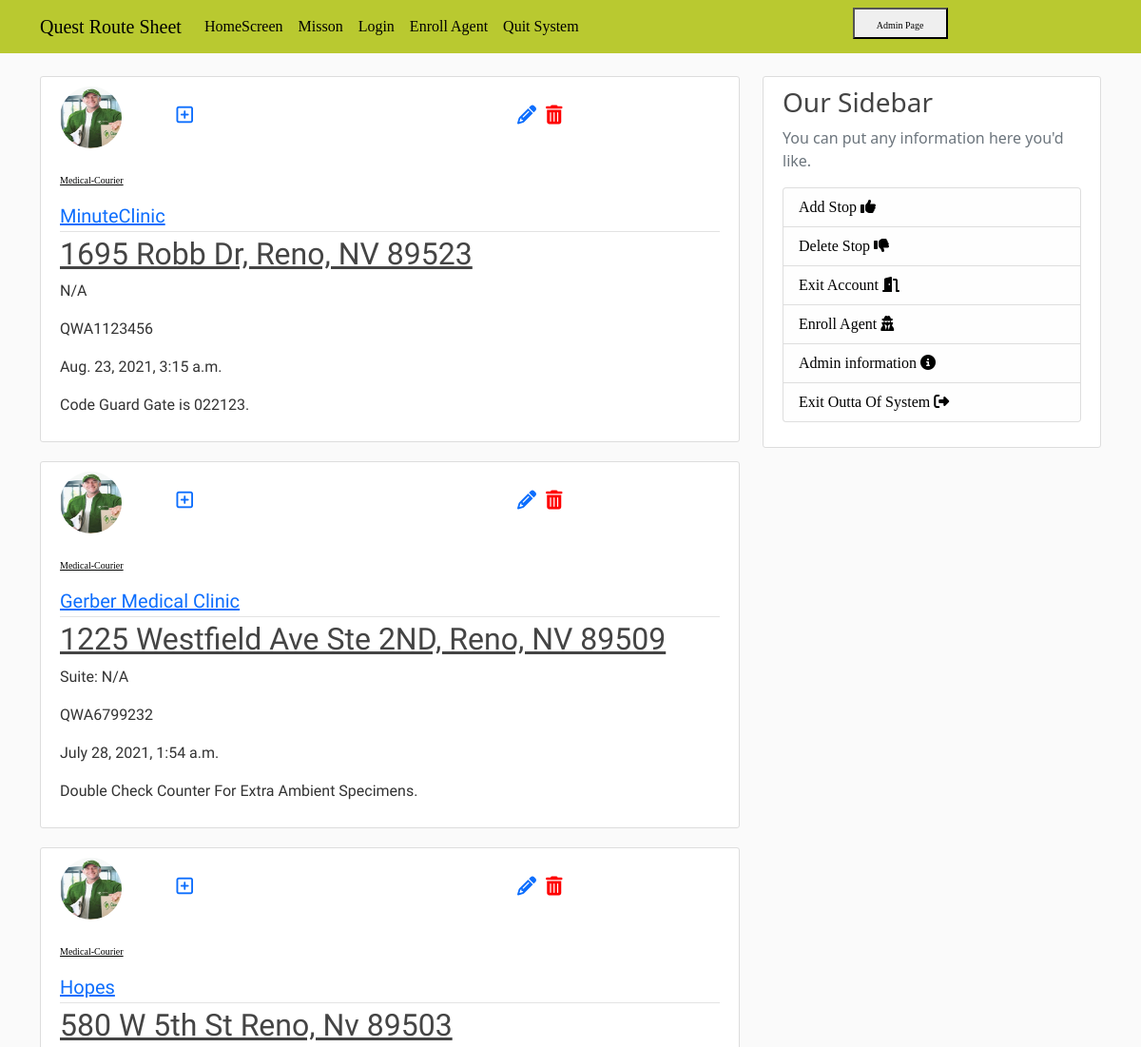
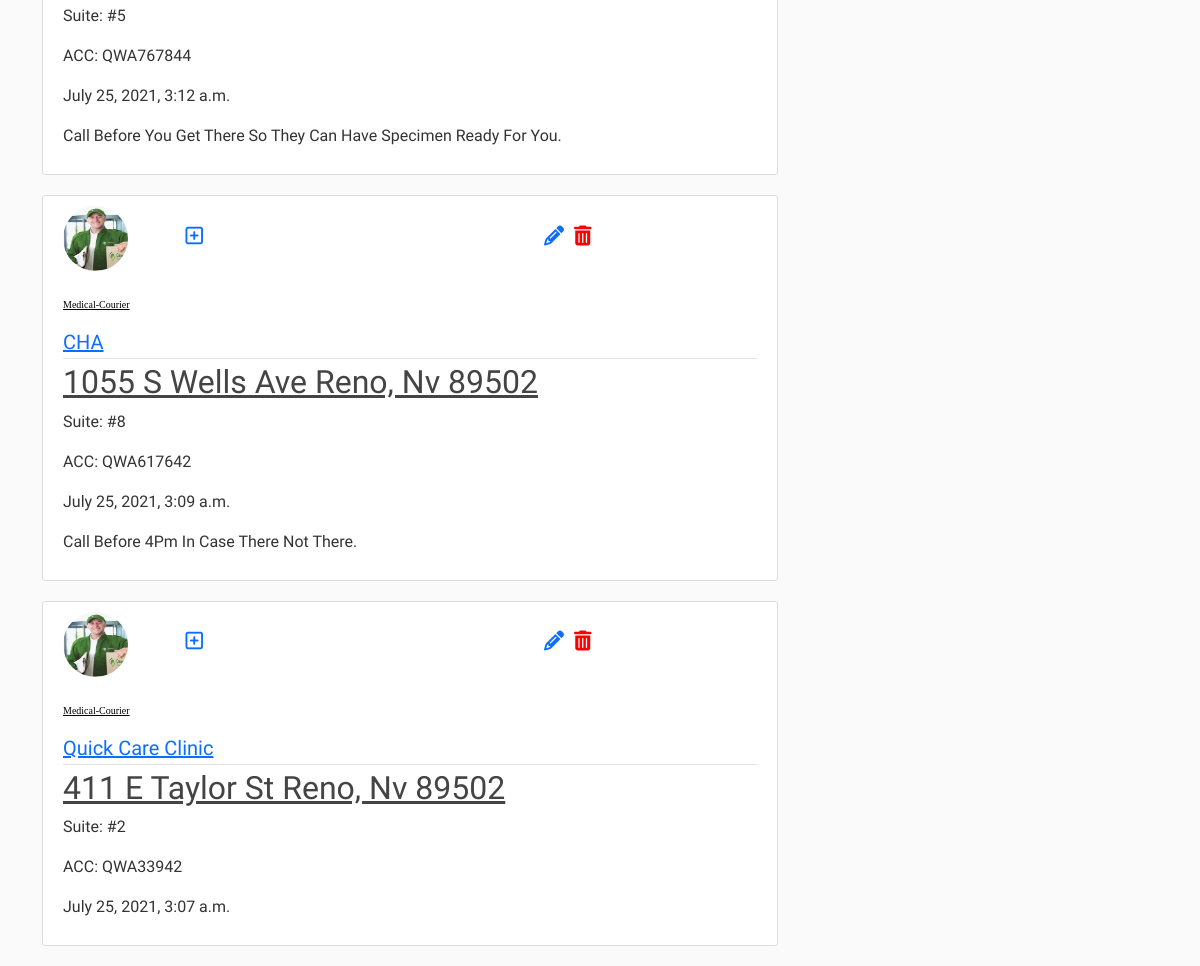
/home/, run on the app's committed database (2 pictures, top to bottom).
### core_backend/models.py (models this page shows, shortened)
class Post(models.Model):
    title = models.CharField(max_length=100)
    location = models.CharField(max_length=100)
    address = models.CharField(max_length=200, default='')
    suite = models.CharField(max_length=200, default="")
    account_number = models.CharField(max_length=200, default='')
    photo = models.URLField(blank=True)
    date_posted = models.DateTimeField(default=timezone.now)
    courier = models.ForeignKey(User, on_delete=models.CASCADE)
    note = models.TextField(max_length=500, null=True, blank=True)

### users/models.py (models this page shows, shortened)
class Profile(models.Model):
    user = models.OneToOneField(User, on_delete=models.CASCADE)
    image = models.ImageField(default='default.jpg', upload_to='profile_pics')

### core_backend/views.py (the view)
# urls.py: path('home/', PostListView.as_view(), name='core_backend'),
class PostListView(ListView):
    model = Post
    template_name = 'core_backend/home.html'
    context_object_name = 'posts'
    ordering = [ '-date_posted' ]

### core_backend/templates/core_backend/home.html
{% extends "core_backend/base.html" %}
{% block content %}
{% for post in posts %}
    <article class="media content-section" style="font-family: 'Fira Sans Condensed', sans-serif;">
    <img class="rounded-circle article-img"
    src="{{ post.courier.profile.image.url }}"><a href="{% url 'post_update' post.id %}"><i class="fa fa-pencil" aria-hidden="true" style="transform: translateX(400px); font-size: 20px;">
    </i><a href="{% url 'post_confirm_delete' post.id %}"><i class="fa fa-trash" aria-hidden="true" style="transform: translateX(410px); font-size: 20px; color: #FF0000;"></i></a>
    <a href="{% url 'post_new'%}"><i class="far fa-plus-square" style='font-size: 20px';></i></a>
    <div class="media-body">
    <div class="article-metadata">
    <h1><a class="article-title" href="#" style="color: #000100; font-family: 'Merriweather', serif; font-size: 10px;">{{ post.courier }}</a></h1>
      <a class="mr-2" href="#" style="font-size: 20px;">{{ post.location }}</a>
    </div>
    <h2><a class="article-title" href="{% url 'post_detail' post.id %}">{{ post.address }}</a></h2>
    <p class="article-content">{{ post.suite }}</p>
    <p class="article-content">{{ post.account_number }}</p>
    <p class="article-content">{{ post.date_posted }}</p>
    <p class="article-content">{{ post.note }}</p>
  </div>
</article>
{% endfor %}
{% endblock content %}

### core_backend/templates/core_backend/base.html (shortened to what this page needs)
{% load static %}
<!DOCTYPE html>
<html>
    <head>
        <link href="https://cdn.jsdelivr.net/npm/bootstrap@5.0.2/dist/css/bootstrap.min.css" rel="stylesheet">
        <link rel="stylesheet" type="text/css" href="{% static 'core_backend/main.css' %}">
    </head>
    <body>
    <header class="site-header">
  <nav class="navbar navbar-expand-md navbar-dark bg-steel fixed-top" style="background-color: #B9C930; font-family: 'Merriweather', serif;">
    <div class="container">
      <a class="navbar-brand" href="{% url 'core_backend'%}" style="color: #000100;">Quest Route Sheet</a>
      <div class="collapse navbar-collapse" style="height: auto; width: auto;" id="navbarToggle">
        <div class="navbar-nav mr-auto">
          <a class="nav-item nav-link" href="{% url 'core_backend'%}" style="color: #000100; font-family: 'Merriweather', serif;">HomeScreen</a>
          <a class="nav-item nav-link" href="/about" style="color: #000100; font-family: 'Merriweather', serif;">Misson</a>
        </div>
        <div class="navbar-nav">
        {% if user.is_authenticated %}
            <a class="nav-item nav-link" href="{% url 'profile' %}" style="color: #000100; font-family: 'Merriweather', serif;">Profile</a>
            <a class="nav-item nav-link" href="{% url 'logout' %}" style="color: #000100; font-family: 'Merriweather', serif; ">Logout</a>
        {% else  %}
          <a class="nav-item nav-link" href="{% url 'login' %}" style="color: #000100; font-family: 'Merriweather', serif;">Login</a>
          <a class="nav-item nav-link" href="{% url 'register' %}" style="color: #000100; font-family: 'Merriweather', serif;">Enroll Agent</a>
          <a class="nav-item nav-link" href="http://127.0.0.1:8000/" style="color: #000100; font-family: 'Merriweather', serif;">Quit System</a>
           {% endif %}
          <div class="section">
          <button style="transform: translateX(280px); height: 33px; width: 100px; font-size: 10px;"><a class="nav-item nav-link" href="http://127.0.0.1:8000/admin/" style="color: #000100; font-family: 'Merriweather', serif;">Admin Page</a></button>
          </div>
        </div>
      </div>
    </div>
  </nav>
</header>
<main role="main" class="container">
  <div class="row">
    <div class="col-md-8">
      {% block content %}{% endblock content %}
    </div>
    <div class="col-md-4">
      <div class="content-section">
        <h3>Our Sidebar</h3>
        <p class='text-muted'>You can put any information here you'd like.
          <ul class="list-group">
             <a  href="{% url 'post_new' %}" class="list-group-item list-group-item-light" style="color: #000100; font-family: 'Merriweather', serif;">Add Stop <i class="fas fa-thumbs-up"></i></a>
            <li class="list-group-item list-group-item-light" style="color: #000100; font-family: 'Merriweather', serif;" href="#">Delete Stop <i class="fas fa-thumbs-down"></i></li>
            <a href="{% url 'logout' %}" class="list-group-item list-group-item-light" style="color: #000100; font-family: 'Merriweather', serif;">Exit Account <i class="fas fa-door-open"></i></a>
            <a href="{% url 'register' %}" class="list-group-item list-group-item-light" style="color: #000100; font-family: 'Merriweather', serif;">Enroll Agent <i class="fas fa-user-secret"></i></a>
            <a href="http://127.0.0.1:8000/admin/" class="list-group-item list-group-item-light" style="color: #000100; font-family: 'Merriweather', serif;">Admin information <i class="fas fa-info-circle"></i></a>
            <a  href="{% url 'logout_page' %}" class="list-group-item list-group-item-light" style="color: #000100; font-family: 'Merriweather', serif;">Exit Outta Of System <i class="fas fa-sign-out-alt"></i></a>
          </ul>
        </p>
      </div>
    </div>
  </div>
</main>
    </body>
</html>

### core_backend/static/core_backend/main.css (style rules this page uses)
body { background: #fafafa; color: #333333; margin-top: 5rem; }
h1, h2, h3, h4, h5, h6 { color: #444444; }
ul { margin: 0; }
.bg-steel { background-color: #5f788a; }
.site-header .navbar-nav .nav-link { color: #cbd5db; }
.content-section { background: #ffffff; padding: 10px 20px; border: 1px solid #dddddd; border-radius: 3px; margin-bottom: 20px; }
.article-title { color: #444444; }
.article-content { white-space: pre-line; }
.article-img { height: 65px; width: 65px; margin-right: 16px; }
.article-metadata { padding-bottom: 1px; margin-bottom: 4px; border-bottom: 1px solid #e3e3e3 }
.container { background-color: 'red'; }

### data on the page
Post: courier.profile.image (picture), courier "Medical-Courier", location "MinuteClinic", address "1695 Robb Dr, Reno, NV 89523", suite "N/A", account_number "QWA1123456", date_posted "Aug. 23, 2021, 3:15 a.m.", note "Code Guard Gate is 022123."
Post: courier.profile.image (picture), courier "Medical-Courier", location "Gerber Medical Clinic", address "1225 Westfield Ave Ste 2ND, Reno, NV 89509", suite "Suite: N/A", account_number "QWA6799232", date_posted "July 28, 2021, 1:54 a.m.", note "Double Check Counter For Extra Ambient Specimens."
Post: courier.profile.image (picture), courier "Medical-Courier", location "Hopes", address "580 W 5th St Reno, Nv 89503", suite "Suite: #5", account_number "ACC: QWA767844", date_posted "July 25, 2021, 3:12 a.m.", note "Call Before You Get There So They Can Have Specimen Ready For You."
Post: courier.profile.image (picture), courier "Medical-Courier", location "CHA", address "1055 S Wells Ave Reno, Nv 89502", suite "Suite: #8", account_number "ACC: QWA617642", date_posted "July 25, 2021, 3:09 a.m.", note "Call Before 4Pm In Case There Not There."
Post: courier.profile.image (picture), courier "Medical-Courier", location "Quick Care Clinic", address "411 E Taylor St Reno, Nv 89502", suite "Suite: #2", account_number "ACC: QWA33942", date_posted "July 25, 2021, 3:07 a.m."
